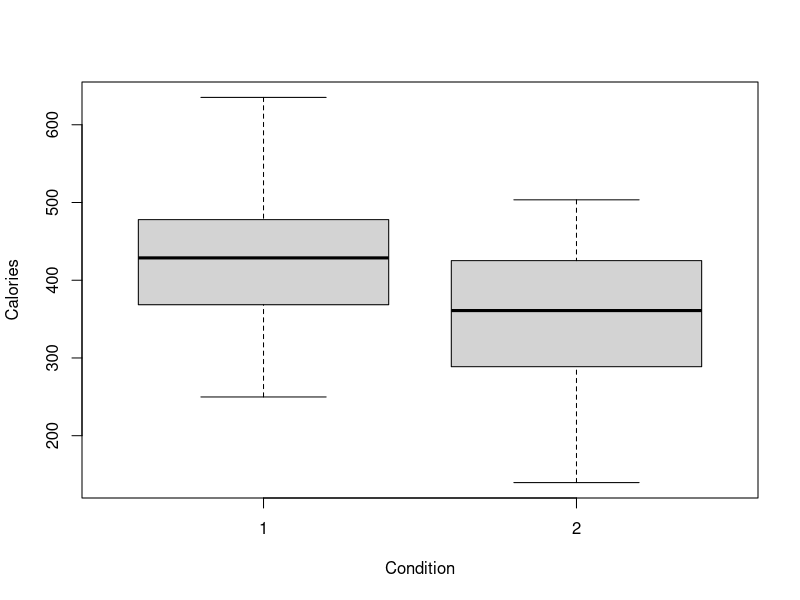
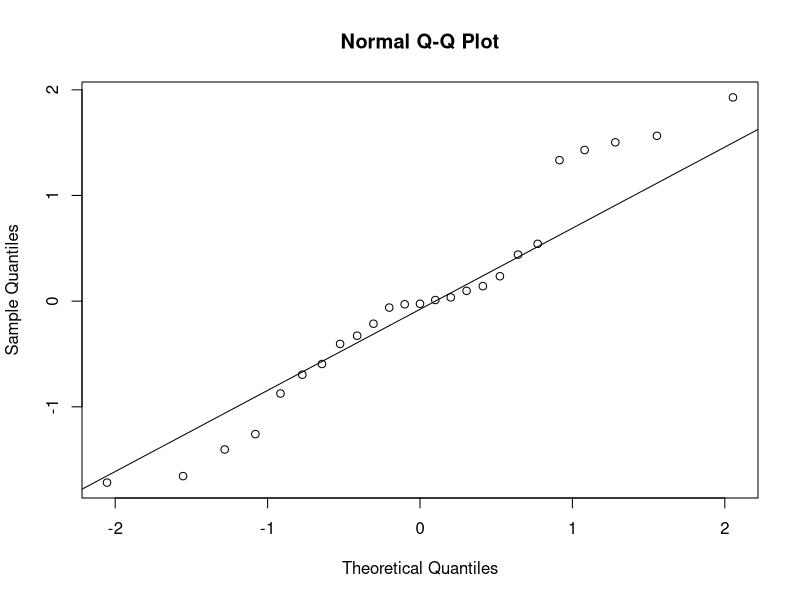
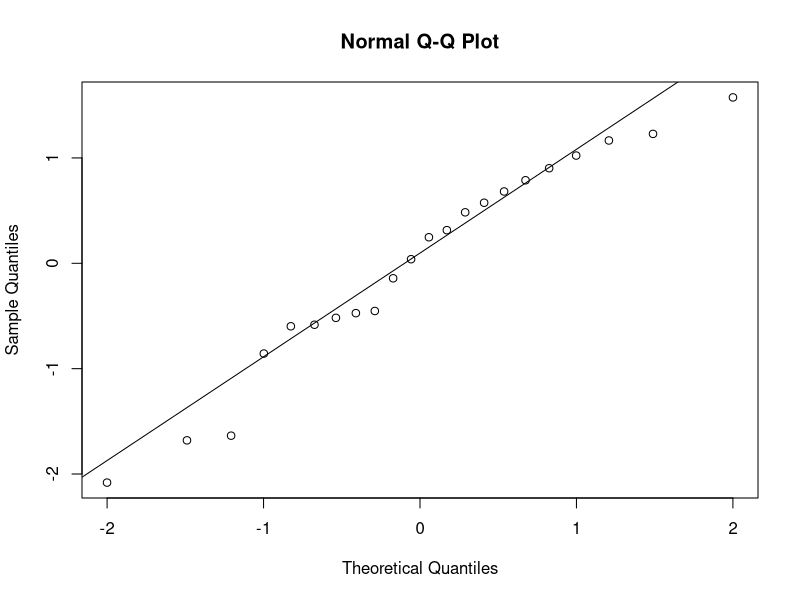

The R source for these figures, in order: (Note: this script raises an error after producing the figures.)
## ---- chunk 1
knitr::opts_chunk$set(echo = TRUE)
## ---- chunk 2
library(skimr)
library(readr)
library(dplyr)
## ---- chunk 3
ds_calories <- read_csv("kid_calories.csv") # call CSV
ds_calories <- data.frame(ds_calories) # Into dataframe
colnames(ds_calories)[1] <- "Condition" # Change 1st collumn name
head(ds_calories)
tail(ds_calories)
attach(ds_calories) # attach to avoid using "$"
## ---- chunk 4
skim(Calories[Condition==1])
skim(Calories[Condition==2])
## ---- chunk 5
boxplot(Calories~Condition)
## ---- chunk 6
shapiro.test(Calories[Condition==1])
shapiro.test(Calories[Condition==2])
## ---- chunk 7
scaled_condition01<- scale(Calories[Condition==1])
scaled_condition02<- scale(Calories[Condition==2])
qqnorm(scaled_condition01); qqline(scaled_condition01)
qqnorm(scaled_condition02); qqline(scaled_condition02)
## ---- chunk 8
var.test(Calories~Condition)
## ---- chunk 9
t.test(Calories~Condition, paired = FALSE, var.equal = TRUE, alternative = "two.sided", conf.level = .95)
## ---- chunk 10
t.test(Calories[Condition==1], mu = 400, alternative = "greater") 
## ---- chunk 11
t.test(Calories[Condition==1])
## ---- chunk 12
no_caffeine <- c(36.05, 52.47, 56.55, 45.2, 35.25, 66.38, 40.57, 57.15, 28.34)
caffeine_13mg <- c(37.55, 59.3, 79.12, 58.33, 70.54, 69.47, 46.48, 66.35, 36.2)
ds03 <- data.frame(no_caffeine, caffeine_13mg)
## ---- chunk 13
skim(no_caffeine)
skim(caffeine_13mg)
## ---- chunk 14
boxplot(no_caffeine, caffeine_13mg, 
        names=c("no caffeine", "13 mg of caffeine"),
        ylab="Endurance times", 
        col=c("snow", "snow"))
## ---- chunk 15
hist(no_caffeine)
hist(caffeine_13mg)
## ---- chunk 16
scaled_no_caffeine <- scale(no_caffeine)
scaled_caffeine_13mg <- scale(caffeine_13mg)
qqnorm(scaled_caffeine_13mg); qqline(scaled_caffeine_13mg)
qqnorm(scaled_no_caffeine); qqline(scaled_no_caffeine)
## ---- chunk 17
shapiro.test(caffeine_13mg)
shapiro.test(no_caffeine)
## ---- chunk 18
t.test(caffeine_13mg, no_caffeine, paired = TRUE)

# OR 

d = caffeine_13mg - no_caffeine 
t.test(d)
